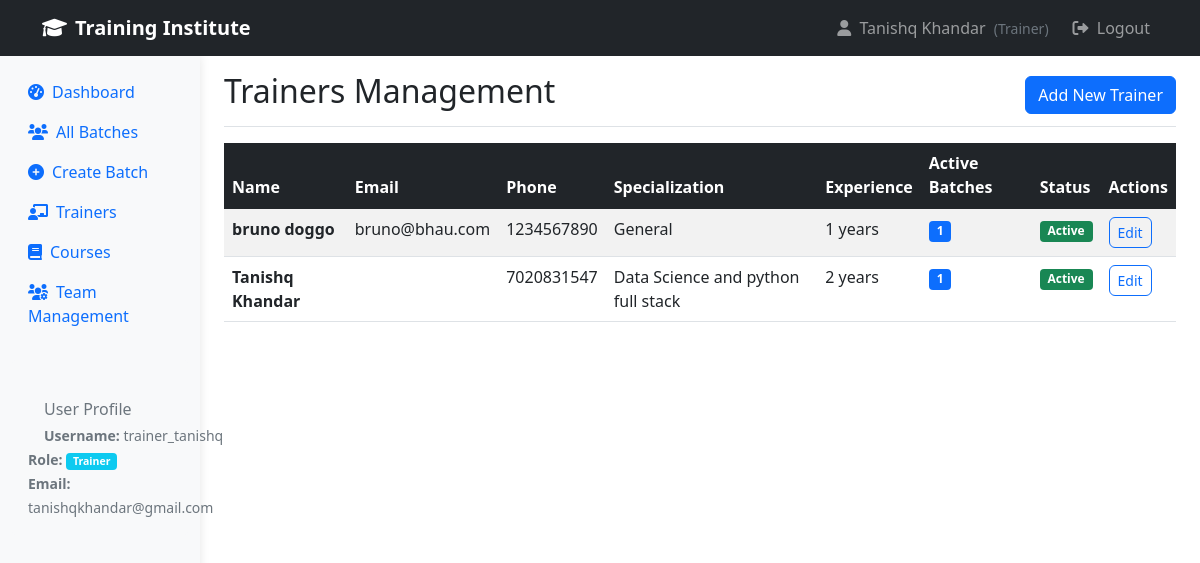
/trainers/ (signed in), run on the app's committed database.
### institute/models.py (models this page shows, shortened)
class UserProfile(models.Model):
    ROLE_CHOICES = [
        ('admin', 'Administrator'),
        ('manager', 'Manager'),
        ('trainer', 'Trainer'),
        ('student', 'Student'),
    ]
    user = models.OneToOneField(User, on_delete=models.CASCADE)
    role = models.CharField(max_length=20, choices=ROLE_CHOICES, default='student')
    phone = models.CharField(max_length=15, blank=True)
    department = models.CharField(max_length=100, blank=True)
    created_at = models.DateTimeField(auto_now_add=True)
    updated_at = models.DateTimeField(auto_now=True)

class Trainer(models.Model):
    user = models.OneToOneField(User, on_delete=models.CASCADE)
    phone = models.CharField(max_length=15)
    email = models.EmailField()
    specialization = models.CharField(max_length=200)
    experience_years = models.IntegerField(default=1, validators=[MinValueValidator(0)])
    bio = models.TextField(blank=True)
    is_active = models.BooleanField(default=True)
    created_at = models.DateTimeField(auto_now_add=True)
    def get_active_batches_count(self):
        return self.batch_set.filter(status='ongoing').count()

### institute/views.py (the view)
# urls.py: path('trainers/', views.trainer_list, name='trainer_list'),
@login_required
@user_passes_test(is_admin)
def trainer_list(request):
    trainer_list = Trainer.objects.all().order_by('-created_at')
    paginator = Paginator(trainer_list, 10)
    page_number = request.GET.get('page')
    trainers = paginator.get_page(page_number)
    context = {
        'trainers': trainers,
    }
    return render(request, 'institute/trainer_list.html', context)

### institute/views.py (called while the page is built)
def is_admin(user):
    return user.is_staff or (hasattr(user, 'userprofile') and user.userprofile.role == 'admin')

### institute/templates/institute/trainer_list.html (shortened to what this page needs)
{% extends 'institute/base.html' %}
{% block content %}
<div class="d-flex justify-content-between flex-wrap flex-md-nowrap align-items-center pt-3 pb-2 mb-3 border-bottom">
    <h1 class="h2">Trainers Management</h1>
    <div class="btn-toolbar mb-2 mb-md-0">
        <a href="{% url 'create_trainer' %}" class="btn btn-primary">Add New Trainer</a>
    </div>
</div>
<div class="table-responsive">
    <table class="table table-striped table-hover">
        <thead class="table-dark">
            <tr>
                <th>Name</th>
                <th>Email</th>
                <th>Phone</th>
                <th>Specialization</th>
                <th>Experience</th>
                <th>Active Batches</th>
                <th>Status</th>
                <th>Actions</th>
            </tr>
        </thead>
        <tbody>
            {% for trainer in trainers %}
            <tr>
                <td>
                    <strong>{{ trainer.user.get_full_name }}</strong>
                </td>
                <td>{{ trainer.email }}</td>
                <td>{{ trainer.phone }}</td>
                <td>{{ trainer.specialization }}</td>
                <td>{{ trainer.experience_years }} years</td>
                <td>
                    <span class="badge bg-primary">{{ trainer.get_active_batches_count }}</span>
                </td>
                <td>
                    <span class="badge bg-{% if trainer.is_active %}success{% else %}secondary{% endif %}">
                        {% if trainer.is_active %}Active{% else %}Inactive{% endif %}
                    </span>
                </td>
                <td>
                    <a href="#" class="btn btn-sm btn-outline-primary">Edit</a>
                </td>
            </tr>
            {% endfor %}
        </tbody>
    </table>
</div>
{% endblock %}

### institute/templates/institute/base.html (shortened to what this page needs)
<!DOCTYPE html>
<html lang="en">
<head>
    <link href="https://cdn.jsdelivr.net/npm/bootstrap@5.1.3/dist/css/bootstrap.min.css" rel="stylesheet">
    <link rel="stylesheet" href="https://cdnjs.cloudflare.com/ajax/libs/font-awesome/6.0.0/css/all.min.css">
</head>
<body>
    <nav class="navbar navbar-expand-lg navbar-dark bg-dark">
        <div class="container">
            <a class="navbar-brand" href="{% url 'dashboard' %}">
                <i class="fas fa-graduation-cap me-2"></i>Training Institute
            </a>
            <div class="navbar-nav ms-auto">
                {% if user.is_authenticated %}
                    <span class="navbar-text me-3">
                        <i class="fas fa-user me-1"></i>
                        {{ user.get_full_name|default:user.username }}
                        <small class="text-muted ms-1">
                            ({% if user.userprofile.role %}{{ user.userprofile.get_role_display }}{% else %}User{% endif %})
                        </small>
                    </span>
                    <a href="{% url 'logout' %}" class="nav-link" onclick="event.preventDefault(); document.getElementById('logout-form').submit();">
                        <i class="fas fa-sign-out-alt me-1"></i> Logout
                    </a>
                {% else %}
                    <a class="nav-link" href="{% url 'login' %}">
                        <i class="fas fa-sign-in-alt me-1"></i> Login
                    </a>
                {% endif %}
            </div>
        </div>
    </nav>
    <div class="container-fluid">
        <div class="row">
            {% if user.is_authenticated %}
            <nav class="col-md-3 col-lg-2 d-md-block sidebar collapse">
                <div class="position-sticky pt-3">
                    <ul class="nav flex-column">
                        {% if user.is_staff or user.userprofile.role == 'admin' %}
                            <li class="nav-item">
                                <a class="nav-link {% if request.resolver_match.url_name == 'dashboard' or request.resolver_match.url_name == 'admin_dashboard' %}active{% endif %}" href="{% url 'dashboard' %}">
                                    <i class="fas fa-tachometer-alt me-2"></i>Dashboard
                                </a>
                            </li>
                            <li class="nav-item">
                                <a class="nav-link {% if request.resolver_match.url_name == 'batch_list' %}active{% endif %}" href="{% url 'batch_list' %}">
                                    <i class="fas fa-users me-2"></i>All Batches
                                </a>
                            </li>
                            <li class="nav-item">
                                <a class="nav-link {% if request.resolver_match.url_name == 'create_batch' %}active{% endif %}" href="{% url 'create_batch' %}">
                                    <i class="fas fa-plus-circle me-2"></i>Create Batch
                                </a>
                            </li>
                            <li class="nav-item">
                                <a class="nav-link {% if request.resolver_match.url_name == 'trainer_list' %}active{% endif %}" href="{% url 'trainer_list' %}">
                                    <i class="fas fa-chalkboard-teacher me-2"></i>Trainers
                                </a>
                            </li>
                            <li class="nav-item">
                                <a class="nav-link " href="{% url 'course_list' %}">
                                    <i class="fas fa-book me-2"></i>Courses
                                </a>
                            </li>
                            <li class="nav-item">
                                <a class="nav-link {% if request.resolver_match.url_name == 'team_management' or request.resolver_match.url_name == 'create_team_member' %}active{% endif %}" href="{% url 'team_management' %}">
                                    <i class="fas fa-users-cog me-2"></i>Team Management
                                </a>
                            </li>
                        {% endif %}
                    </ul>
                    {% if user.is_authenticated %}
                    <div class="mt-4 p-3 bg-light rounded">
                        <h6 class="sidebar-heading d-flex justify-content-between align-items-center px-3 mt-4 mb-1 text-muted">
                            <span>User Profile</span>
                        </h6>
                        <ul class="nav flex-column">
                            <li class="nav-item">
                                <small class="text-muted px-3">
                                    <strong>Username:</strong> {{ user.username }}<br>
                                    <strong>Role:</strong>
                                    <span class="badge bg-{% if user.userprofile.role == 'admin' %}danger{% elif user.userprofile.role == 'manager' %}warning{% elif user.userprofile.role == 'trainer' %}info{% else %}secondary{% endif %}">
                                        {{ user.userprofile.get_role_display|default:"User" }}
                                    </span>
                                    {% if user.email %}
                                    <br><strong>Email:</strong> {{ user.email }}
                                    {% endif %}
                                </small>
                            </li>
                        </ul>
                    </div>
                    {% endif %}
                </div>
            </nav>
            {% endif %}
            <main class="{% if user.is_authenticated %}col-md-9 ms-sm-auto col-lg-10{% else %}col-12{% endif %} px-md-4">
                {% block content %}
                {% endblock %}
            </main>
        </div>
    </div>
</body>
</html>

### institute/templates/institute/base.html (style rules this page uses)
.sidebar { min-height: 100vh; background-color: #f8f9fa; }
.sidebar { box-shadow: 0 0 10px rgba(0,0,0,0.1); }
.btn { border-radius: 0.375rem; }
.table th { border-top: none; font-weight: 600; }
.navbar-brand { font-weight: 600; }

### data on the page
Trainer: user.get_full_name "bruno doggo", email "bruno@bhau.com", phone "1234567890", specialization "General", experience_years "1", get_active_batches_count "1", is_active "Active"
Trainer: user.get_full_name "Tanishq Khandar", phone "7020831547", specialization "Data Science and python full stack", experience_years "2", get_active_batches_count "1", is_active "Active"

### other printed values
{{ user.get_full_name|default:user.username }} "Tanishq Khandar"
{{ user.userprofile.get_role_display }} "Trainer"
{{ user.username }} "trainer_tanishq"
{{ user.userprofile.get_role_display|default:"User" }} "Trainer"
{{ user.email }} "tanishqkhandar@gmail.com"
